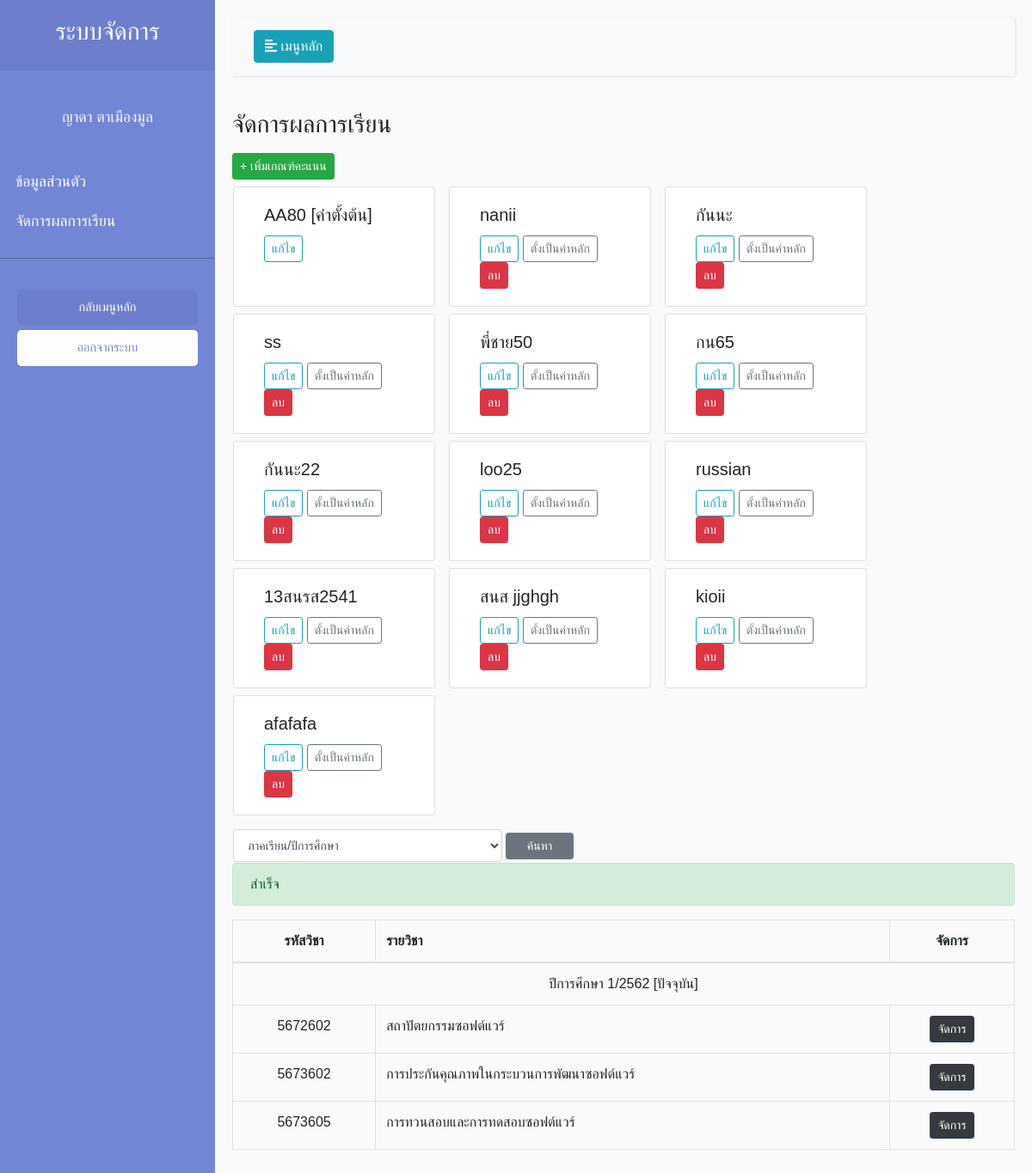
Page /view/setScore/SubjectList.php?susccess=1 (signed in) on the committed database.
### tables this page shows
CREATE TABLE `teacher_tb` (
  `tc_id` int(11) NOT NULL,
  `tc_code` varchar(255) NOT NULL,
  `tc_name` varchar(255) NOT NULL,
  `tc_idCard` varchar(255) NOT NULL,
  `tc_email` varchar(255) NOT NULL,
  `tc_date` date NOT NULL
);

CREATE TABLE `course_tb` (
  `Cos_id` int(11) NOT NULL,
  `Cos_term` varchar(255) NOT NULL,
  `Sub_Code` varchar(255) NOT NULL,
  `Teach_code` varchar(255) NOT NULL,
  `Cos_code` int(11) NOT NULL,
  `ctr_number` int(11) NOT NULL
);

CREATE TABLE `subject_tb` (
  `Sub_id` int(16) NOT NULL,
  `Sub_code` varchar(7) NOT NULL,
  `Sub_Name` varchar(255) NOT NULL,
  `Sub_Credit` varchar(10) NOT NULL
);

### view/setScore/SubjectList.php (the view, shortened to what this page needs)
<?php
include('../../model/connect.php');
    $checkCodeStr = substr($_SESSION['id'],0,5);
    $sql ="SELECT * FROM `teacher_tb`
    INNER JOIN course_tb
    ON teacher_tb.tc_code = course_tb.Teach_code
    WHERE teacher_tb.tc_code = '".$checkCodeStr."'";
    $query = $conn->query($sql);
    $result = $query -> FETCH_ASSOC();
    $name = $result['tc_name'];
$datePresent = date('Y') + 543;
$MoPresent = date('m') ;
if($MoPresent >= 6 AND $MoPresent <= 12){
    $txtTerm = "1/".$datePresent;
}
else{
    $txtTerm = "2/".$datePresent;
}
?>
<!DOCTYPE html>
<html>
<head>
    <link rel="stylesheet" href="https://stackpath.bootstrapcdn.com/bootstrap/4.1.0/css/bootstrap.min.css"
>
    <link rel="stylesheet" href="../../style/Style.css">
</head>
<body class="setfont">
    <div class="wrapper">
        <nav id="sidebar">
            <div class="sidebar-header">
                <h3 class="text-center">ระบบจัดการ</h3>
            </div>
            <p class="text-center text-light mt-3 setfont"><?php echo $name; ?> </p>
            <ul class="list-unstyled components pl-2">
            <?php if($_SESSION['Type_id'] == 1){ ?>
                <li>
                    <a href="">ข้อมูลส่วนตัว</a>
                </li>
                <li>
                    <a href="../managerPersonnel/ManagerPersonnel.php">จัดการบุคลากร</a>
                </li>
                <li>
                    <a href="../managerSubject/ManagerSubject.php">จัดการรายวิชา</a>
                </li>
                <li>
                    <a href="../managerProgram/ManagerProgram.php">จัดการแผนการสอน</a>
                </li>
            <?php } else{?>
                <li>
                    <a href="../main/Main.php">ข้อมูลส่วนตัว</a>
                </li>
                <li>
                    <a href=" ">จัดการผลการเรียน</a>
                </li>
            <?php } ?>
            </ul>
            <ul class="list-unstyled CTAs">
                <li>
                    <a href="../../index.php" class="article">กลับเมนูหลัก</a>
                </li>
                <li>
                    <a href="../../control/logout/Logout.php" class="download">ออกจากระบบ</a>
                </li>
            </ul>
        </nav>
        <div id="content">
<nav class="navbar navbar-expand-lg navbar-light bg-light">
    <div class="container-fluid">
        <button type="button" id="sidebarCollapse" class="btn btn-info">
            <i class="fas fa-align-left"></i>
            <span>เมนูหลัก</span>
        </button>
    </div>
</nav>
<h3>จัดการผลการเรียน</h3>
<a class="btn btn-success btn-sm mt-2" href="../criteria/SetCriteria.php">+ เพิ่มเกณฑ์คะแนน</a>
<div class="row">
<?php
$sqlcheck = "SELECT DISTINCT `ctr_number` FROM `criteria_tb`";
    $querycheck = $conn->query($sqlcheck);
    for($i = 1;$i<=$querycheck->num_rows;$i++){
?>
<div class="card mt-2 col-3 ml-3" style="width: 18rem;">
  <div class="card-body">
  <?php
    $sqlCriteria = "SELECT DISTINCT ctr_number,ctr_name FROM `criteria_tb` WHERE ctr_number = '".$i."'";
    $queryCriteria = $conn->query($sqlCriteria);
while($resultCriteria = $queryCriteria->FETCH_ASSOC()){
    ?>
    <h5 class="card-title">  <?php   if($i == 1){ echo $resultCriteria['ctr_name']." ".'[ค่าตั้งต้น]';}else{echo $resultCriteria['ctr_name'];} ?></h5>
    <a class="btn btn-outline-info btn-sm" href="../criteria/EditCriteria.php?CTID=<?php echo $i; ?>">แก้ไข</a>
<?php if($i != 1 ){?>
    <td><a class="btn btn-outline-secondary btn-sm" href="JavaScript:if(confirm('แน่ใจนะ ?') == true){window.location='../../control/criteria/SetMain.php?id=<?php echo $resultCriteria["ctr_number"];?>';}">ตั้งเป็นค่าหลัก</a></td>
<td><a class="btn btn-danger btn-sm" href="JavaScript:if(confirm('คุณแน่ใจแล้วใช่ไหม?') == true){window.location='../../control/criteria/Delcriterria.php?id=<?php echo $resultCriteria["ctr_number"];?>';}">ลบ</a></td>
<?php } ?>
<?php } ?>
  </div>
</div>
<?php } ?>
</div>
<form action="" method="GET">
<div class="row mt-3">
<select class="form-control col-form-label col-form-label-sm col-4 ml-3" name="txtkey" id="">
<option value="" >ภาคเรียน/ปีการศึกษา</option>
</select>
<button class="btn btn-secondary btn-sm m-1 col-1">ค้นหา</button>
</div>
</form>
            <?php if($_GET['susccess'] == 1){ ?>
<div class="alert alert-success" role="alert">
สำเร็จ
</div>
<?php }else if($_GET['susccess'] == 2) { ?>
<div class="alert alert-danger" role="alert">
มีบางอย่างผิดพลาด ลองอีกครั้ง
</div> <?php } ?>
<table class="table table-bordered mt-3 mx-auto">
    <thead>
        <tr>
            <th class="text-center" scope="col">รหัสวิชา</th>
            <th scope="col">รายวิชา</th>
            <th class="text-center" scope="col">จัดการ</th>
          </tr>
        </thead>
        <tbody>
            <tbody>
            <td colspan="3" class="text-center">ปีการศึกษา <?php if($_GET['txtkey']){echo $_GET['txtkey'];} else{echo $txtTerm." [ปัจจุบัน]";} ?></td>
                <tr>
                <?php
                if($_GET['txtkey'] != ""){
                    $sqlshow ="SELECT * FROM `teacher_tb`
                INNER JOIN course_tb
                ON teacher_tb.tc_code = course_tb.Teach_code
                INNER JOIN subject_tb
                ON subject_tb.Sub_code = course_tb.Sub_Code
                WHERE teacher_tb.tc_code = '".$checkCodeStr."' AND course_tb.Cos_term = '".$_GET['txtkey']."'";
                }
                else{
                    $sqlshow ="SELECT * FROM `teacher_tb`
                INNER JOIN course_tb
                ON teacher_tb.tc_code = course_tb.Teach_code
                INNER JOIN subject_tb
                ON subject_tb.Sub_code = course_tb.Sub_Code
                WHERE teacher_tb.tc_code = '".$checkCodeStr."' AND course_tb.Cos_term = '".$txtTerm."'";
                }
                $queryshow = $conn->query($sqlshow);
                while($row = $queryshow->fetch_assoc()){ ?>
                  <td class="text-center"><?php echo $row['Sub_Code']; ?></td>
                  <td><?php echo $row['Sub_Name']; ?></td>
                  <td class="text-center"><a class="btn btn-dark btn-sm" href="./ManagerGrade.php?SJ_ID=<?php echo $row['Sub_Code']; ?>">จัดการ</a></td>
                </tr>
                <?php } ?>
              </tbody>
      </table>
</div>
</body>
</html>

### style/Style.css (style rules this page uses)
body { font-family: 'Kanit', sans-serif; overflow: hidden; }
.setfont { font-family: 'Kanit', sans-serif; }
body { font-family: 'Poppins', sans-serif; background: #fafafa; }
p { font-family: 'Poppins', sans-serif; font-size: 1.1em; font-weight: 300; line-height: 1.7em; color: #999; }
a, a:hover, a:focus { color: inherit; text-decoration: none; transition: all 0.3s; }
.navbar { padding: 15px 10px; background: #fff; border: none; border-radius: 0; margin-bottom: 40px; box-shadow: 1px 1px 3px rgba(0, 0, 0, 0.1); }
.wrapper { display: flex; width: 100%; align-items: stretch; }
#sidebar { min-width: 250px; max-width: 250px; background: #7386D5; color: #fff; transition: all 0.3s; }
#sidebar .sidebar-header { padding: 20px; background: #6d7fcc; }
#sidebar ul.components { padding: 20px 0; border-bottom: 1px solid #47748b; }
#sidebar ul li a { padding: 10px; font-size: 1.1em; display: block; }
ul.CTAs { padding: 20px; }
ul.CTAs a { text-align: center; font-size: 0.9em !important; display: block; border-radius: 5px; margin-bottom: 5px; }
a.download { background: #fff; color: #7386D5; }
a.article, a.article:hover { background: #6d7fcc !important; color: #fff !important; }
#content { width: 100%; padding: 20px; min-height: 100vh; transition: all 0.3s; }

### rows in the picture
teacher_tb: tc_name "ญาดา ตาเมืองมูล", course_tb.Sub_Code "5672602", subject_tb.Sub_Name "สถาปัตยกรรมซอฟต์แวร์", course_tb.Sub_Code "5673602", subject_tb.Sub_Name "การประกันคุณภาพในกระบวนการพัฒนาซอฟต์แวร์", course_tb.Sub_Code "5673605", subject_tb.Sub_Name "การทวนสอบและการทดสอบซอฟต์แวร์"

### other values in the picture
$resultCriteria['ctr_name'] "AA80"
$resultCriteria['ctr_name'] "nanii"
$resultCriteria['ctr_name'] "กันนะ"
$resultCriteria['ctr_name'] "ss"
$resultCriteria['ctr_name'] "พี่ชาย50"
$resultCriteria['ctr_name'] "กน65"
$resultCriteria['ctr_name'] "กันนะ22"
$resultCriteria['ctr_name'] "loo25"
$resultCriteria['ctr_name'] "russian"
$resultCriteria['ctr_name'] "13สนรส2541"
$resultCriteria['ctr_name'] "สนส jjghgh"
$resultCriteria['ctr_name'] "kioii"
$resultCriteria['ctr_name'] "afafafa"
